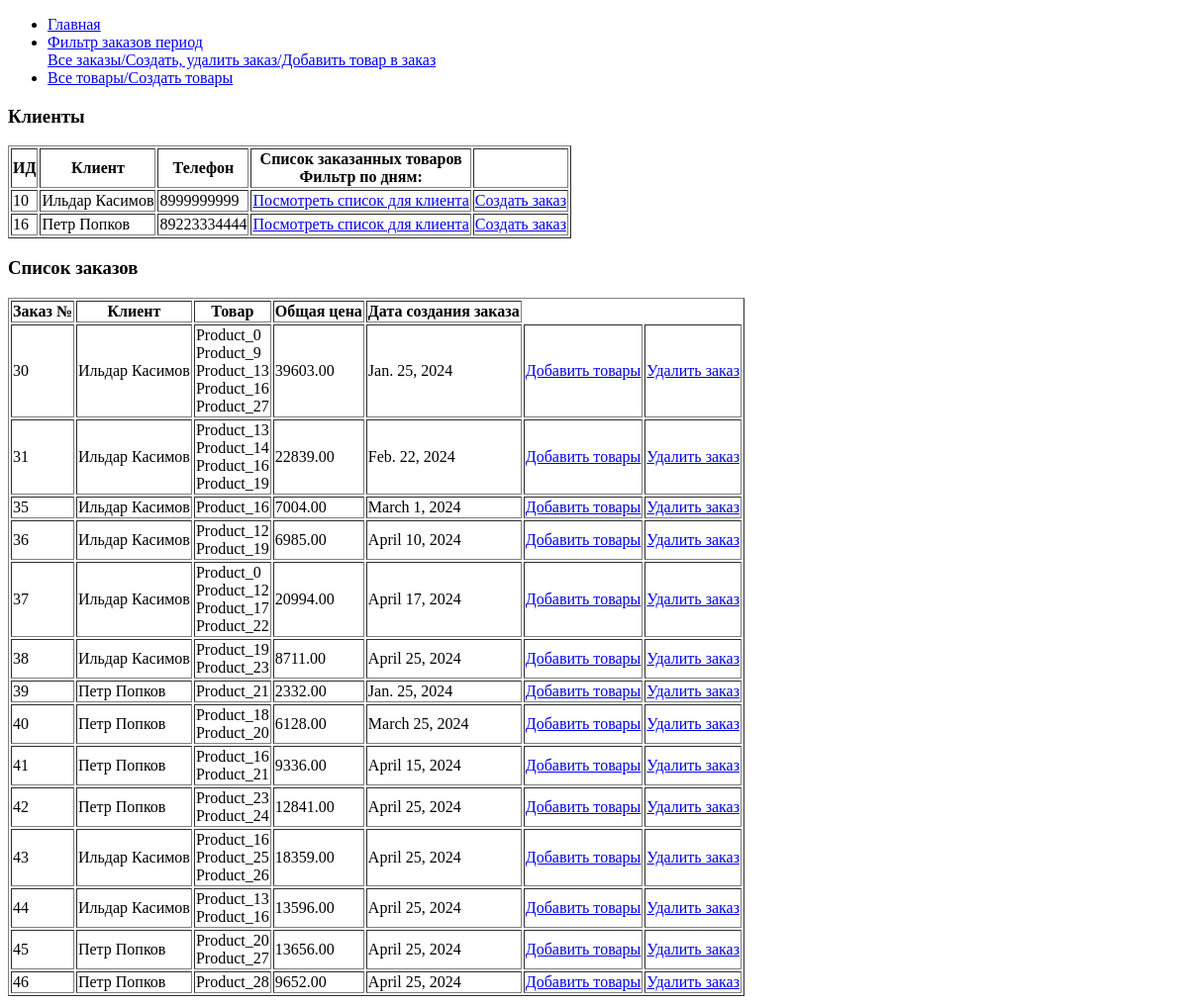
The page /less3/orders/ on the database as committed earlier.
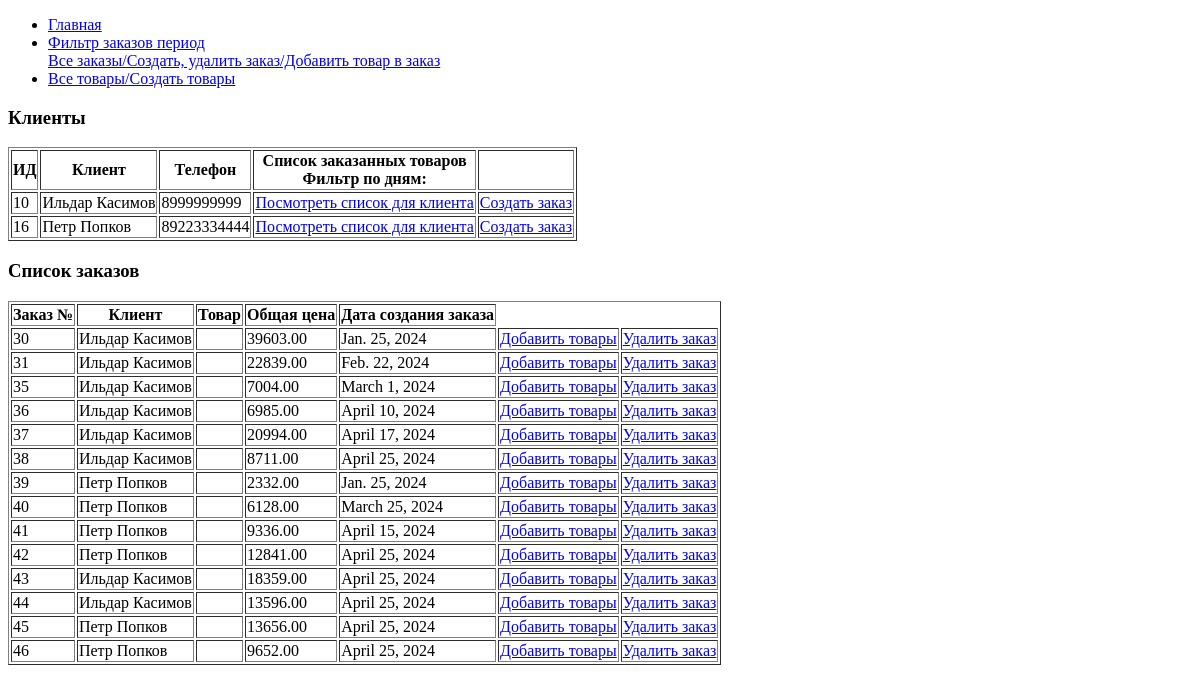
The same page on the database as committed later.
### les_app2/models.py (models this page shows, shortened)
class Client(models.Model):
    name = models.CharField(max_length=100)
    email = models.EmailField()
    phone = models.CharField(max_length=15)
    address = models.CharField(max_length=200)
    date_registration = models.DateField(auto_now_add=True)

class Order(models.Model):
    client = models.ForeignKey(Client, on_delete=models.deletion.CASCADE)
    product = models.ManyToManyField(Product)
    total_amount = models.DecimalField(max_digits=10, decimal_places=2, default=0)
    date_order = models.DateField(auto_now_add=True)
    order_id = models.CharField(max_length=20, default='')

class Product(models.Model):
    name = models.CharField(max_length=200)
    descriptions = models.TextField()
    price = models.DecimalField(max_digits=10, decimal_places=2)
    quantity = models.IntegerField()
    added_date = models.DateField(auto_now_add=True)
    photo = models.ImageField(upload_to='product_photos/', null=True, blank=True)

### les_app3/views.py (the view)
# urls.py: path('orders/', views.get_orders, name='get_orders'),
def get_orders(request):
    orders = Order.objects.all()
    clients = Client.objects.all()
    return render(request, 'les_app3/orders.html', {'orders': orders, 'clients': clients})

### les_app3/templates/les_app3/orders.html
{% extends 'les_app3/base.html' %}
{% block content %}
<h3>Клиенты</h3>
<table border="1">
    <tr>
        <th>ИД</th>
        <th>Клиент</th>
        <th>Телефон</th>
        <th>Список заказанных товаров<br>Фильтр по дням:</th>
        <th></th>
    </tr>
    {% for client in clients %}
    <tr>
        <td>{{client.id}}</td>
        <td>{{client.name}}</td>
        <td>{{client.phone}}</td>
        <td><a href="{% url 'get_list_product' client.id %}">Посмотреть список для клиента</a></td>
        <td><a href="{% url 'create_order' client.id %}">Создать заказ</a></td>
    </tr>
    {% endfor %}
</table>
<h3>Список заказов</h3>
<table border="1">
    <tr>
        <th>Заказ №</th>
        <th>Клиент</th>
        <th>Товар</th>
        <th>Общая цена</th>
        <th>Дата создания заказа</th>
    </tr>
    {% for order in orders %}
    <tr>
        <td>{{order.id}}</td>
        <td>{{order.client.name}}</td>
        <td>{% for product in order.product.all %}
            {{ product.name }}<br>
            {% endfor %}
        </td>
        <td>{{order.total_amount}}</td>
        <td>{{order.date_order}}</td>
        <td><a href="{% url 'add_product' order.id %}">Добавить товары</a></td>
        <td><a href="{% url 'del_order' order.id %}">Удалить заказ</a></td>
    </tr>
    {% endfor %}
</table>
{% endblock %}

Rows that differ between the two databases and show on the page:
removed Product: name "Product_0"
removed Product: name "Product_9", shown under Order id 30
removed Product: name "Product_13"
removed Product: name "Product_16"
removed Product: name "Product_27"
removed Product: name "Product_14", shown under Order "Feb. 22, 2024"
removed Product: name "Product_19"
removed Product: name "Product_12"
removed Product: name "Product_17", shown under Order "April 17, 2024"
removed Product: name "Product_22", shown under Order "April 17, 2024"
removed Product: name "Product_23"
removed Product: name "Product_21"
removed Product: name "Product_18", shown under Order "March 25, 2024"
removed Product: name "Product_20"
removed Product: name "Product_24", shown under Order id 42
removed Product: name "Product_25", shown under Order id 43
removed Product: name "Product_26", shown under Order id 43
removed Product: name "Product_28", shown under Order id 46
